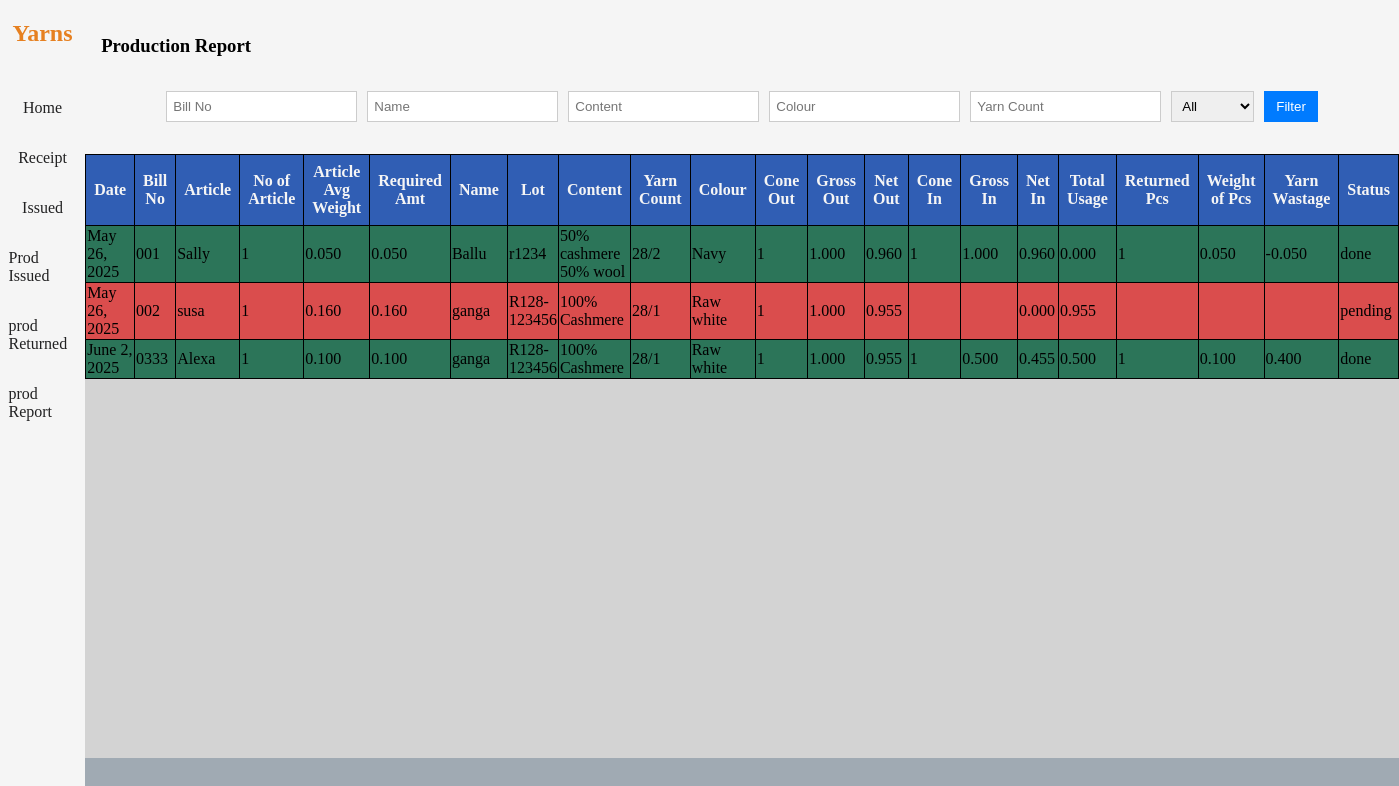
Screenshot of /production_report/ with the database file from the repository.
### stock/models.py (models this page shows, shortened)
class CommonInfo(models.Model):
    date = models.DateField(auto_now_add=True)
    bill_no = models.CharField(max_length=50)
    name = models.CharField(max_length=50)
    yarn_lot = models.CharField(max_length=50)
    content = models.CharField(max_length=50)
    yarn_count = models.CharField(max_length=50)
    colour = models.CharField(max_length=50, null=True)
    no_of_cones = models.PositiveIntegerField()
    avg_cone_weight = models.DecimalField(max_digits=10, decimal_places=3)
    gross_weight = models.DecimalField(max_digits=10, decimal_places=3)
    net_weight = models.DecimalField(max_digits=6, decimal_places=3, editable=False, null=True)
    remarks = models.CharField(max_length=50, null=True, default="", blank=True)
    class Meta:
        abstract = True

class Production_Issued(CommonInfo, models.Model):
    article = models.CharField(max_length=50)
    no_of_article = models.PositiveIntegerField()
    average_weight_of_article = models.DecimalField(max_digits=10, decimal_places=3)
    required_weight_for_prod = models.DecimalField(max_digits=10, decimal_places=3, editable=False, null=True)

class Production_Return(models.Model):
    date = models.DateField(auto_now_add=True)
    bill_no = models.CharField(max_length=50)
    name = models.CharField(max_length=50, editable=False)
    yarn_lot = models.CharField(max_length=50, editable=False)
    content = models.CharField(max_length=50, editable=False)
    yarn_count = models.CharField(max_length=50, editable=False)
    colour = models.CharField(max_length=50, null=True, editable=False)
    no_of_cones = models.PositiveIntegerField()
    avg_cone_weight = models.DecimalField(max_digits=10, decimal_places=3)
    gross_weight = models.DecimalField(max_digits=10, decimal_places=3)
    net_weight = models.DecimalField(max_digits=6, decimal_places=3, editable=False, null=True)
    remarks = models.CharField(max_length=50, null=True, default="", blank=True)
    article = models.CharField(max_length=50, blank=True, editable=False)
    no_of_article = models.PositiveIntegerField(null=True, blank=True, editable=False)
    average_weight_of_article = models.DecimalField(max_digits=10, decimal_places=3, null=True, blank=True, editable=False)
    required_weight_for_prod = models.DecimalField(max_digits=10, decimal_places=3, editable=False, null=True)
    total_usage = models.DecimalField(max_digits=10, decimal_places=3, editable=False, null=True)
    yarn_wastage = models.DecimalField(max_digits=10, decimal_places=3, editable=False, null=True)
    no_of_returned_article = models.PositiveIntegerField(null=True)
    weight_of_returned_article =  models.DecimalField(max_digits=10, decimal_places=3, null=True)

### stock/views.py (the view)
# urls.py: path('production_report/', views.production_report, name='production_report'),
def production_report(request):
    filters = {
        'bill_no': request.GET.get('bill_no', ''),
        'name': request.GET.get('name', ''),
        'content': request.GET.get('content', ''),
        'colour': request.GET.get('colour', ''),
        'yarn_count': request.GET.get('yarn_count', ''),
        'status': request.GET.get('status', ''),
    }
    issued_qs = Production_Issued.objects.all()
    return_qs = Production_Return.objects.all()
    for field, value in filters.items():
        if value and field != 'status':  # Don't apply 'status' to ORM filters
            kwargs_icontains = {f"{field}__icontains": value}
            issued_qs = issued_qs.filter(**kwargs_icontains)
            return_qs = return_qs.filter(**kwargs_icontains)
    issued_bills = issued_qs.values_list('bill_no', flat=True).distinct()
    return_bills = return_qs.values_list('bill_no', flat=True).distinct()
    all_bills = set(issued_bills).union(set(return_bills))
    merged_data = []
    for bill in all_bills:
        issued = issued_qs.filter(bill_no=bill)
        returned = return_qs.filter(bill_no=bill)
        i = issued.first()
        r = returned.first()
        issued_weight = issued.aggregate(Sum('net_weight'))['net_weight__sum'] or 0
        returned_weight = returned.aggregate(Sum('net_weight'))['net_weight__sum'] or 0
        gross_in = r.gross_weight if r else ''
        data = {
            'bill_no': bill,
            'date': i.date if i else r.date,
            'article': i.article if i else '',
            'no_of_article': i.no_of_article if i else '',
            'average_weight_of_article': i.average_weight_of_article if i else '',
            'required_weight_for_prod': i.required_weight_for_prod if i else '',
            'name': i.name if i else r.name,
            'yarn_lot': i.yarn_lot if i else '',
            'content': i.content if i else '',
            'yarn_count': i.yarn_count if i else '',
            'colour': i.colour if i else '',
            'cone_out': i.no_of_cones if i else '',
            'gross_out': i.gross_weight if i else '',
            'net_out': issued_weight,
            'cone_in': r.no_of_cones if r else '',
            'gross_in': gross_in,
            'net_in': returned_weight,
            'total_usage': issued_weight - returned_weight,
            'returned_pcs': r.no_of_article if r else '',
            'weight_of_pcs': r.average_weight_of_article if r else '',
            'yarn_wastage': r.yarn_wastage if r else '',
        }
        merged_data.append(data)
    status_filter = filters['status']
    if status_filter == 'pending':
        merged_data = [item for item in merged_data if not item['gross_in']]
    elif status_filter == 'done':
        merged_data = [item for item in merged_data if item['gross_in']]
    return render(request, 'production_report.html', {
        'merged_data': merged_data,
        'filters': filters
    })

### stock/templates/production_report.html (shortened to what this page needs)
{% extends 'base.html' %}
{% block heading %}Production Report {% endblock %}
{% block filter %}
    <form method="get" class="filter-form">
    <input type="text" name="bill_no" placeholder="Bill No" value="{{ filters.bill_no }}">
    <input type="text" name="name" placeholder="Name" value="{{ filters.name }}">
    <input type="text" name="content" placeholder="Content" value="{{ filters.content }}">
    <input type="text" name="colour" placeholder="Colour" value="{{ filters.colour }}">
    <input type="text" name="yarn_count" placeholder="Yarn Count" value="{{ filters.yarn_count }}">
    <select name="status">
        <option value="">All</option>
    </select>
    <button type="submit">Filter</button>
</form>
{% endblock %}
{% block table %}
<table>
    <thead>
        <tr>
            <th>Date</th>
            <th>Bill No</th>
            <th>Article</th>
            <th>No of Article</th>
            <th>Article Avg Weight</th>
            <th>Required Amt</th>
            <th>Name</th>
            <th>Lot</th>
            <th>Content</th>
            <th>Yarn Count</th>
            <th>Colour</th>
            <th>Cone Out</th>
            <th>Gross Out</th>
            <th>Net Out</th>
            <th>Cone In</th>
            <th>Gross In</th>
            <th>Net In</th>
            <th>Total Usage</th>
            <th>Returned Pcs</th>
            <th>Weight of Pcs</th>
            <th>Yarn Wastage</th>
            <th>Status</th>
        </tr>
    </thead>
    <tbody>
        {% for data in merged_data %}
        <tr tabindex="0" class="clickable-row" style="{% if data.returned_pcs == ''%} background-color: rgb(218, 77, 77){% else %} background-color:rgb(44, 117, 89) {% endif %}">
            <td>{{ data.date }}</td>
            <td>{{ data.bill_no }}</td>
            <td>{{ data.article }}</td>
            <td>{{ data.no_of_article }}</td>
            <td>{{ data.average_weight_of_article }}</td>
            <td>{{ data.required_weight_for_prod }}</td>
            <td>{{ data.name }}</td>
            <td>{{ data.yarn_lot }}</td>
            <td>{{ data.content }}</td>
            <td>{{ data.yarn_count }}</td>
            <td>{{ data.colour }}</td>
            <td>{{ data.cone_out }}</td>
            <td>{{ data.gross_out }}</td>
            <td>{{ data.net_out|floatformat:3 }}</td>
            <td>{{ data.cone_in }}</td>
            <td>{{ data.gross_in }}</td>
            <td>{{ data.net_in|floatformat:3 }}</td>
            <td>{{ data.total_usage|floatformat:3 }}</td>
            <td>{{ data.returned_pcs }}</td>
            <td>{{ data.weight_of_pcs }}</td>
            <td>{{ data.yarn_wastage }}</td>
            <td>
                {% if data.gross_in == "" %}
                pending
                {% else %}
                done
                {% endif %}
            </td>
        </tr>
        {% endfor %}
    </tbody>
    </table>
{% endblock %}

### templates/base.html (style rules this page uses)
body { padding: 0; margin: 0; display: flex; flex-direction: row; background-color: rgb(160, 170, 179); }
thead th { position: sticky; top: 0; background-color: rgb(48, 94, 180); color: white; z-index: 2; padding: 0.5rem; }
table { width: 100%; background-color: whitesmoke; }
table th { background-color: rgb(48, 94, 180); color: whitesmoke; position: sticky; }
table, th, td { border: solid 1px black; border-collapse: collapse; }
table tr { cursor: pointer; }
table tr:nth-child(odd) { background-color: rgb(218, 213, 213); }
.filter-form { margin: 1rem 0; display: flex; flex-wrap: wrap; gap: 10px; }
.filter-form input, .filter-form select { padding: 6px; border: 1px solid #ccc; }
.filter-form button { padding: 6px 12px; background-color: #007bff; color: white; border: none; cursor: pointer; }

### rows the page displays
Production_Issued: date "May 26, 2025", article "Sally", average_weight_of_article "0.050", required_weight_for_prod "0.050", name "Ballu", yarn_lot "r1234", content "50% cashmere 50% wool", yarn_count "28/2", colour "Navy", gross_out "1.000"
Production_Return: gross_in "1.000", weight_of_pcs "0.050", yarn_wastage "-0.050"
Production_Issued: date "May 26, 2025", article "susa", average_weight_of_article "0.160", required_weight_for_prod "0.160", name "ganga", yarn_lot "R128-123456", content "100% Cashmere", yarn_count "28/1", colour "Raw white", gross_out "1.000"
Production_Issued: date "June 2, 2025", article "Alexa", average_weight_of_article "0.100", required_weight_for_prod "0.100", name "ganga", yarn_lot "R128-123456", content "100% Cashmere", yarn_count "28/1", colour "Raw white", gross_out "1.000"
Production_Return: gross_in "0.500", weight_of_pcs "0.100", yarn_wastage "0.400"

### other values shown
{{ data.bill_no }} "001" "002" "0333"
{{ data.no_of_article }} "1" "1" "1"
{{ data.cone_out }} "1" "1" "1"
{{ data.net_out|floatformat:3 }} "0.960" "0.955" "0.955"
{{ data.cone_in }} "1" "1"
{{ data.net_in|floatformat:3 }} "0.960" "0.000" "0.455"
{{ data.total_usage|floatformat:3 }} "0.000" "0.955" "0.500"
{{ data.returned_pcs }} "1" "1"
